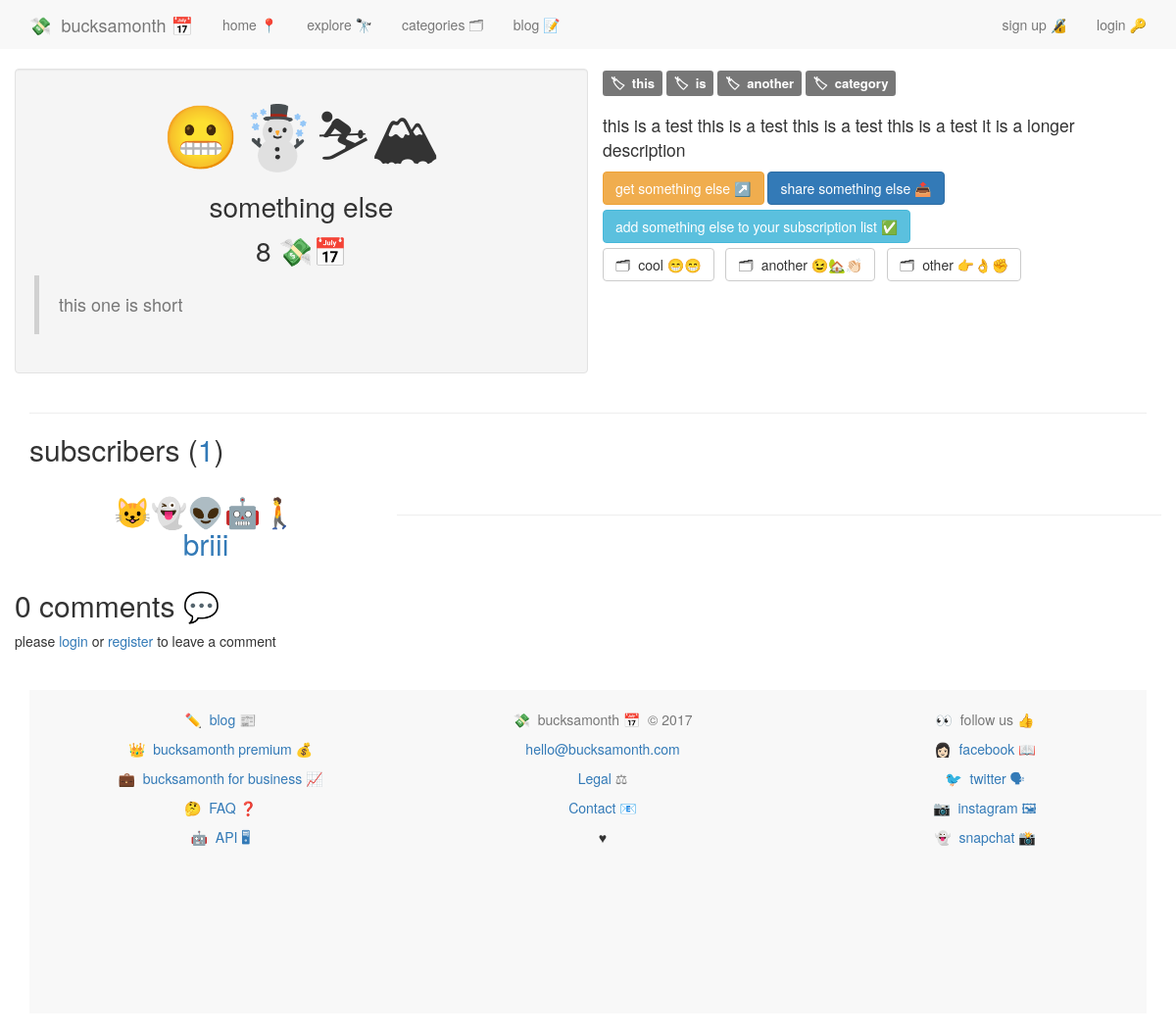
/services/something-else/, run on an earlier commit of the app's database.
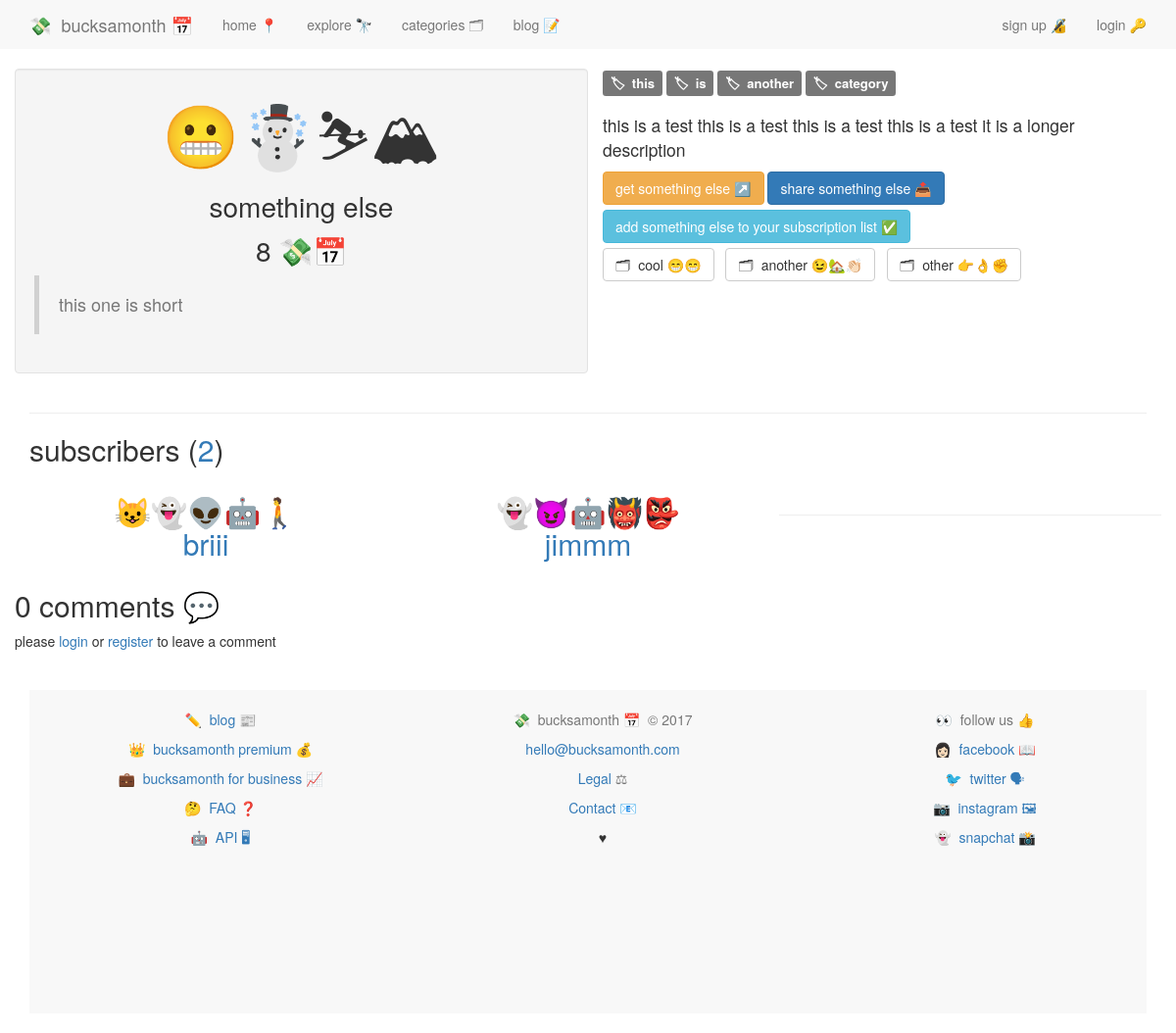
And on a later commit of the database.
### categories/models.py (models this page shows)
class Category(models.Model):
    category = models.CharField(max_length=50)
    emoji = models.CharField(max_length=20, null=True, blank=True)
    slug = models.SlugField(unique=True, blank=True, null=True)
    def __str__(self):
        return str(self.category)

### services/models.py (models this page shows, shortened)
class Subscription(models.Model):
	service 				= models.ForeignKey(Service, on_delete=models.CASCADE, related_name='subscription_service')
	user 					= models.ForeignKey(UserProfile, on_delete=models.CASCADE, related_name="subscribed_user")
	cc_nickname 			= models.CharField(max_length=10, default='')
	bucksamonth 			= models.DecimalField(max_digits=8, decimal_places=2, default=0.00)
	date_created			= models.DateField(default=date.today)
	wishlist				= models.BooleanField(default=False)
	private					= models.BooleanField(default=False)

### accounts/models.py (models this page shows, shortened)
class UserProfile(models.Model):
	user = models.OneToOneField(User)
	description = models.CharField(max_length=100, default='')
	twitter = models.CharField(max_length=100, default='')
	emoji = models.CharField(max_length=10, default='')
	setup = models.BooleanField(default=False)
	uid = models.CharField(default=uuid.uuid4, max_length=40)
	email_valid = models.BooleanField(default=False)
	followers = models.ManyToManyField('self')

### services/views.py (the view, shortened to what this page needs)
# urls.py: url(r'^(?P<service_slug>.+)/$', views.service_detail, name='service_detail'),
def service_detail(request, service_slug):
	instance = get_object_or_404(Service, service_slug=service_slug)
	initial_data = {
		'content_type':instance.get_content_type,
		'object_id':instance.id
	}
	form = CommentForm(request.POST or None, initial=initial_data)
	subscribers = Subscription.objects.filter(service=instance, private=False, wishlist=False)
	subscribers_count = subscribers.distinct().count()
	comments = instance.comments
	context = {
		'instance':instance,
		'form':form,
		'subscribers':subscribers,
		'subscribers_count':subscribers_count,
		'comments':comments,
	}
	if request.user.is_authenticated():
		user_info = Subscription.objects.filter(service=instance, user=request.user.userprofile).first()
		context['user_info'] = user_info
	return render(request, 'services/service_detail.html', context)

### comments/models.py (called while the page is built)
	def filter_by_instance(self, instance):
		content_type = ContentType.objects.get_for_model(instance.__class__)
		obj_id = instance.id
		qs = super(CommentManager, self).filter(content_type=content_type, object_id=obj_id)
		return qs

### services/models.py (called while the page is built)
	@property
	def get_content_type(self):
		instance = self
		content_type = ContentType.objects.get_for_model(instance.__class__)
		return content_type

	@property
	def comments(self):
		instance = self
		qs = Comment.objects.filter_by_instance(instance)
		return qs

### services/templates/services/service_detail.html (shortened to what this page needs)
{% extends 'base.html' %}
{% load crispy_forms_tags %}
{% load taggit_templatetags2_tags %}
{% block content %}
{% include 'nav.html' %}
<div class="container">
  <div class="row">
  <div class="col-md-6 well">
  <p style="font-size:4.5em; text-align:center;">{{ instance.emoji }}</p>
  <p style="font-size:2em; text-align:center;">{{ instance.service_name }}</p>
  <h5 style="font-size:2em; text-align:center;">{{ instance.bucksamonth | floatformat:"0" }}&nbsp;💸📅</h5>
  <blockquote>
  <h4 class="text-muted">{{ instance.description_short }}</h4>
  </blockquote>
  </div>
  <div class="col-md-6">
    {% if instance.tags.all.count > 0 %}
    {% for tag in instance.tags.all %}<span style="font-size:1.25em; word-wrap:break-word;"><a href="{% url 'tags:service_tag_view' tag_name=tag.slug %}" class="label label-default">🏷&nbsp;&nbsp;{{ tag }}</a></span>  {% endfor %}
    <br /><br />
    {% endif %}
    <p style="font-size:1.25em;">{{ instance.description_long }}</p>
    <span class="button-wrapper">
    <a href="{{ instance.url_name }}" class="btn btn-warning">get {{ instance.service_name }}&nbsp;↗️</a>
    <a class="btn btn-primary" href="#"> share {{ instance.service_name }}&nbsp;📤</a>
    {% if not user_info %}
    <a class="btn btn-info" href="{% url 'services:add_service_from_detail_view' service_slug=instance.service_slug %}">add {{ instance.service_name }} to your subscription list&nbsp;✅</a>{% endif %}
  </span>
    {% if instance.category.all.count > 0 %}
    <br />
    <span class="button-wrapper" style="font-size:1.5em;">{% for category in instance.category.all %}<a href="{% url 'categories:category_view' slug=category.slug %}" class="btn btn-default">🗂&nbsp;&nbsp;{{ category }}&nbsp;{{ category.emoji }}</a>&nbsp;&nbsp;{% endfor %}</span>
    {% endif %}
</div>
</div>
<hr>
<h2>subscribers (<a href="{% url 'services:service_subscribers' service_slug=instance.service_slug %}">{{ subscribers_count }}</a>)</h2>
{% for subscriber in subscribers %}
{% cycle '<div class="row">' '' ''  %}
<div style="text-align:center;" class="col-md-4">
<h2><a href="{% url 'users:view_profile' username=subscriber.user.user.username %}">{{ subscriber.user.emoji }}<br />{{ subscriber.user.user.username }}</a></h2>
</div>
{% endfor %}
<br />
<hr>
<div class="row">
<div class="col-md-8">
<h2>{{ instance.comments.count }} comment{{ instance.comments.count | pluralize }} 💬</h2>
{% if user.is_authenticated %}
<form method="POST" action="{% url 'services:service_detail' service_slug=instance.service_slug %}">
{% csrf_token %}
{{ form }}
<br />
<button class="btn btn-default" type="submit">add 💬</button>
</form>
{% else %}
<span>
please <a href="{% url 'accounts:login' %}">login</a> or <a href="{% url 'accounts:register' %}">register</a> to leave a comment
</span>
{% endif %}
<br /><br />
</div>
</div>
</div>
{% endblock %}

What changed in the data, as far as the page shows it:
added Subscription: user.emoji "👻😈🤖👹👺", user.user.username "jimmm"
Also different on the page:
{{ subscribers_count }}: "1" → "2"
